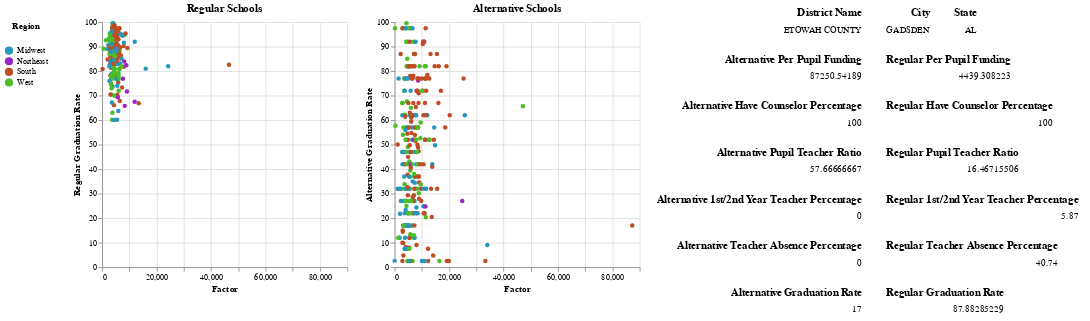

Write notebook code for a chart like this one.
### Code cell
# Filter by region and select a point
selection = alt.selection(type="multi", fields=["Region"])#, bind="legend")
selection1 = alt.selection(type='single')

#Dropdown for x axis
columns = ['Regular Per Pupil Funding', 'Regular Have Counselor Percentage', 'Regular Pupil Teacher Ratio', 'Regular First/Second Year Teacher Percentage', 'Regular Teacher Absence Percentage']
columnsalt = ['Alternative Per Pupil Funding', 'Alternative Have Counselor Percentage', 'Alternative Pupil Teacher Ratio', 'Alternative First/Second Year Teacher Percentage', 'Alternative Teacher Absence Percentage']
select_box = alt.binding_select(options=columns, name='Select a factor: ')
select_box_alt = alt.binding_select(options=columnsalt, name='Select a factor: ')
sel = alt.selection_single(fields=['Select a factor: '], bind=select_box, init={'Select a factor: ': 'Regular Per Pupil Funding'})
selalt = alt.selection_single(fields=['Select a factor: '], bind=select_box_alt, init={'Select a factor: ': 'Alternative Per Pupil Funding'})

# Regular Chart
chart1 = alt.Chart(sdata, title="Regular Schools").transform_fold(
    columns,
    as_=['Select a factor: ', 'Factor']
).transform_filter(
    sel 
).mark_circle().encode(
    x = "Factor:Q",
    y = "Regular Graduation Rate:Q",
    color=alt.Color('Region'),
    tooltip=["District Name", "State", "Regular Graduation Rate"],
    opacity=alt.condition(selection,alt.value(1),alt.value(.2))
).add_selection(
    selection
).add_selection(
    sel
).add_selection(
    selection1
).properties(
    width=300,
    height=300
)

# Alternative Chart
chart2 = alt.Chart(sdata, title="Alternative Schools").transform_fold(
    columnsalt,
    as_=['Select a factor: ', 'Factor']
).transform_filter(
    selalt
).mark_circle().encode(
    x = "Factor:Q",
    y = "Alternative Graduation Rate:Q",
    color=alt.Color('Region', legend=alt.Legend(
        orient='none',
        legendX=-120, legendY=0,
        titleAnchor='middle')),
    tooltip=["District Name", "State", "Alternative Graduation Rate"],
    opacity=alt.condition(selection,alt.value(1),alt.value(.2))
).add_selection(
    selection
).add_selection(
    selalt
).add_selection(
    selection1
).properties(
    width=300,
    height=300
)

# Base chart for data tables
ranked_text = alt.Chart(sdata).mark_text(align='right').encode(
    y=alt.Y('row_number:O',axis=None)
).transform_filter(
    selection1
).transform_window(
    row_number='row_number()'
).transform_filter(
    'datum.row_number < 2'
)

# Data Tables
District = ranked_text.encode(text='District Name:N').properties(title=alt.TitleParams(text='District Name', align='right'))
State = ranked_text.encode(text='State:N').properties(title=alt.TitleParams(text='State', align='right'))
City = ranked_text.encode(text='CITY:N').properties(title=alt.TitleParams(text='City', align='right'))
regFund = ranked_text.encode(text='Regular Per Pupil Funding:N').properties(title=alt.TitleParams(text='Regular Per Pupil Funding', align='right'))
altFund = ranked_text.encode(text='Alternative Per Pupil Funding:N').properties(title=alt.TitleParams(text='Alternative Per Pupil Funding', align='right'))
regCouc = ranked_text.encode(text='Regular Have Counselor Percentage:N').properties(title=alt.TitleParams(text='Regular Have Counselor Percentage', align='right'))
altCouc = ranked_text.encode(text='Alternative Have Counselor Percentage:N').properties(title=alt.TitleParams(text='Alternative Have Counselor Percentage', align='right'))
regPTR = ranked_text.encode(text='Regular Pupil Teacher Ratio:N').properties(title=alt.TitleParams(text='Regular Pupil Teacher Ratio', align='right'))
altPTR = ranked_text.encode(text='Alternative Pupil Teacher Ratio:N').properties(title=alt.TitleParams(text='Alternative Pupil Teacher Ratio', align='right'))
regFSY = ranked_text.encode(text='Regular First/Second Year Teacher Percentage:N').properties(title=alt.TitleParams(text='Regular 1st/2nd Year Teacher Percentage', align='right'))
altFSY = ranked_text.encode(text='Alternative First/Second Year Teacher Percentage:N').properties(title=alt.TitleParams(text='Alternative 1st/2nd Year Teacher Percentage', align='right'))
regAbs = ranked_text.encode(text='Regular Teacher Absence Percentage:N').properties(title=alt.TitleParams(text='Regular Teacher Absence Percentage', align='right'))
altAbs = ranked_text.encode(text='Alternative Teacher Absence Percentage:N').properties(title=alt.TitleParams(text='Alternative Teacher Absence Percentage', align='right'))
regGrad = ranked_text.encode(text='Regular Graduation Rate:N').properties(title=alt.TitleParams(text='Regular Graduation Rate', align='right'))
altGrad = ranked_text.encode(text='Alternative Graduation Rate:N').properties(title=alt.TitleParams(text='Alternative Graduation Rate', align='right'))

t1 = alt.hconcat(District, City, State) # Combine data tables
t2 = alt.hconcat(altFund, regFund)
t3 = alt.hconcat(altCouc, regCouc)
t4 = alt.hconcat(altPTR, regPTR)
t5 = alt.hconcat(altFSY, regFSY)
t6 = alt.hconcat(altAbs, regAbs)
t7 = alt.hconcat(altGrad, regGrad)
text = alt.vconcat(t1, t2, t3, t4, t5, t6, t7)

from IPython.display import HTML
display(HTML("""
<style>
.vega-bind {
  text-align:center;
}
.vega-bind ~ .vega-bind {
  text-align:left;
}
</style>
"""))

alt.hconcat(
    chart1,
    chart2, 
    text
).configure_view(strokeWidth=0
).configure_range(
    category=['#FFFFFF', '#2596be', '#9925be', '#be4d25', '#49be25']
)

### Figure 1 — Vega-Lite specification as saved in the notebook (floating-point values rounded to 4 significant figures; data arrays with more than 128 entries replaced by an {"elided": "..."} marker saying what was removed)
{"config": {"view": {"continuousWidth": 400, "continuousHeight": 300, "strokeWidth": 0}, "range": {"category": ["#FFFFFF", "#2596be", "#9925be", "#be4d25", "#49be25"]}}, "hconcat": [{"mark": "circle", "encoding": {"color": {"field": "Region", "type": "nominal"}, "opacity": {"condition": {"value": 1, "selection": "selector001"}, "value": 0.2}, "tooltip": [{"field": "District Name", "type": "nominal"}, {"field": "State", "type": "nominal"}, {"field": "Regular Graduation Rate", "type": "quantitative"}], "x": {"field": "Factor", "type": "quantitative"}, "y": {"field": "Regular Graduation Rate", "type": "quantitative"}}, "height": 300, "selection": {"selector001": {"type": "multi", "fields": ["Region"]}, "selector003": {"type": "single", "fields": ["Select a factor: "], "bind": {"input": "select", "options": ["Regular Per Pupil Funding", "Regular Have Counselor Percentage", "Regular Pupil Teacher Ratio", "Regular First/Second Year Teacher Percentage", "Regular Teacher Absence Percentage"], "name": "Select a factor: "}, "init": {"Select a factor: ": "Regular Per Pupil Funding"}}, "selector002": {"type": "single"}}, "title": "Regular Schools", "transform": [{"fold": ["Regular Per Pupil Funding", "Regular Have Counselor Percentage", "Regular Pupil Teacher Ratio", "Regular First/Second Year Teacher Percentage", "Regular Teacher Absence Percentage"], "as": ["Select a factor: ", "Factor"]}, {"filter": {"selection": "selector003"}}], "width": 300}, {"mark": "circle", "encoding": {"color": {"field": "Region", "legend": {"legendX": -120, "legendY": 0, "orient": "none", "titleAnchor": "middle"}, "type": "nominal"}, "opacity": {"condition": {"value": 1, "selection": "selector001"}, "value": 0.2}, "tooltip": [{"field": "District Name", "type": "nominal"}, {"field": "State", "type": "nominal"}, {"field": "Alternative Graduation Rate", "type": "quantitative"}], "x": {"field": "Factor", "type": "quantitative"}, "y": {"field": "Alternative Graduation Rate", "type": "quantitative"}}, "height": 300, "selection": {"selector001": {"type": "multi", "fields": ["Region"]}, "selector004": {"type": "single", "fields": ["Select a factor: "], "bind": {"input": "select", "options": ["Alternative Per Pupil Funding", "Alternative Have Counselor Percentage", "Alternative Pupil Teacher Ratio", "Alternative First/Second Year Teacher Percentage", "Alternative Teacher Absence Percentage"], "name": "Select a factor: "}, "init": {"Select a factor: ": "Alternative Per Pupil Funding"}}, "selector002": {"type": "single"}}, "title": "Alternative Schools", "transform": [{"fold": ["Alternative Per Pupil Funding", "Alternative Have Counselor Percentage", "Alternative Pupil Teacher Ratio", "Alternative First/Second Year Teacher Percentage", "Alternative Teacher Absence Percentage"], "as": ["Select a factor: ", "Factor"]}, {"filter": {"selection": "selector004"}}], "width": 300}, {"vconcat": [{"hconcat": [{"mark": {"type": "text", "align": "right"}, "encoding": {"text": {"field": "District Name", "type": "nominal"}, "y": {"axis": null, "field": "row_number", "type": "ordinal"}}, "title": {"text": "District Name", "align": "right"}, "transform": [{"filter": {"selection": "selector002"}}, {"window": [{"op": "row_number", "field": "", "as": "row_number"}]}, {"filter": "datum.row_number < 2"}]}, {"mark": {"type": "text", "align": "right"}, "encoding": {"text": {"field": "CITY", "type": "nominal"}, "y": {"axis": null, "field": "row_number", "type": "ordinal"}}, "title": {"text": "City", "align": "right"}, "transform": [{"filter": {"selection": "selector002"}}, {"window": [{"op": "row_number", "field": "", "as": "row_number"}]}, {"filter": "datum.row_number < 2"}]}, {"mark": {"type": "text", "align": "right"}, "encoding": {"text": {"field": "State", "type": "nominal"}, "y": {"axis": null, "field": "row_number", "type": "ordinal"}}, "title": {"text": "State", "align": "right"}, "transform": [{"filter": {"selection": "selector002"}}, {"window": [{"op": "row_number", "field": "", "as": "row_number"}]}, {"filter": "datum.row_number < 2"}]}]}, {"hconcat": [{"mark": {"type": "text", "align": "right"}, "encoding": {"text": {"field": "Alternative Per Pupil Funding", "type": "nominal"}, "y": {"axis": null, "field": "row_number", "type": "ordinal"}}, "title": {"text": "Alternative Per Pupil Funding", "align": "right"}, "transform": [{"filter": {"selection": "selector002"}}, {"window": [{"op": "row_number", "field": "", "as": "row_number"}]}, {"filter": "datum.row_number < 2"}]}, {"mark": {"type": "text", "align": "right"}, "encoding": {"text": {"field": "Regular Per Pupil Funding", "type": "nominal"}, "y": {"axis": null, "field": "row_number", "type": "ordinal"}}, "title": {"text": "Regular Per Pupil Funding", "align": "right"}, "transform": [{"filter": {"selection": "selector002"}}, {"window": [{"op": "row_number", "field": "", "as": "row_number"}]}, {"filter": "datum.row_number < 2"}]}]}, {"hconcat": [{"mark": {"type": "text", "align": "right"}, "encoding": {"text": {"field": "Alternative Have Counselor Percentage", "type": "nominal"}, "y": {"axis": null, "field": "row_number", "type": "ordinal"}}, "title": {"text": "Alternative Have Counselor Percentage", "align": "right"}, "transform": [{"filter": {"selection": "selector002"}}, {"window": [{"op": "row_number", "field": "", "as": "row_number"}]}, {"filter": "datum.row_number < 2"}]}, {"mark": {"type": "text", "align": "right"}, "encoding": {"text": {"field": "Regular Have Counselor Percentage", "type": "nominal"}, "y": {"axis": null, "field": "row_number", "type": "ordinal"}}, "title": {"text": "Regular Have Counselor Percentage", "align": "right"}, "transform": [{"filter": {"selection": "selector002"}}, {"window": [{"op": "row_number", "field": "", "as": "row_number"}]}, {"filter": "datum.row_number < 2"}]}]}, {"hconcat": [{"mark": {"type": "text", "align": "right"}, "encoding": {"text": {"field": "Alternative Pupil Teacher Ratio", "type": "nominal"}, "y": {"axis": null, "field": "row_number", "type": "ordinal"}}, "title": {"text": "Alternative Pupil Teacher Ratio", "align": "right"}, "transform": [{"filter": {"selection": "selector002"}}, {"window": [{"op": "row_number", "field": "", "as": "row_number"}]}, {"filter": "datum.row_number < 2"}]}, {"mark": {"type": "text", "align": "right"}, "encoding": {"text": {"field": "Regular Pupil Teacher Ratio", "type": "nominal"}, "y": {"axis": null, "field": "row_number", "type": "ordinal"}}, "title": {"text": "Regular Pupil Teacher Ratio", "align": "right"}, "transform": [{"filter": {"selection": "selector002"}}, {"window": [{"op": "row_number", "field": "", "as": "row_number"}]}, {"filter": "datum.row_number < 2"}]}]}, {"hconcat": [{"mark": {"type": "text", "align": "right"}, "encoding": {"text": {"field": "Alternative First/Second Year Teacher Percentage", "type": "nominal"}, "y": {"axis": null, "field": "row_number", "type": "ordinal"}}, "title": {"text": "Alternative 1st/2nd Year Teacher Percentage", "align": "right"}, "transform": [{"filter": {"selection": "selector002"}}, {"window": [{"op": "row_number", "field": "", "as": "row_number"}]}, {"filter": "datum.row_number < 2"}]}, {"mark": {"type": "text", "align": "right"}, "encoding": {"text": {"field": "Regular First/Second Year Teacher Percentage", "type": "nominal"}, "y": {"axis": null, "field": "row_number", "type": "ordinal"}}, "title": {"text": "Regular 1st/2nd Year Teacher Percentage", "align": "right"}, "transform": [{"filter": {"selection": "selector002"}}, {"window": [{"op": "row_number", "field": "", "as": "row_number"}]}, {"filter": "datum.row_number < 2"}]}]}, {"hconcat": [{"mark": {"type": "text", "align": "right"}, "encoding": {"text": {"field": "Alternative Teacher Absence Percentage", "type": "nominal"}, "y": {"axis": null, "field": "row_number", "type": "ordinal"}}, "title": {"text": "Alternative Teacher Absence Percentage", "align": "right"}, "transform": [{"filter": {"selection": "selector002"}}, {"window": [{"op": "row_number", "field": "", "as": "row_number"}]}, {"filter": "datum.row_number < 2"}]}, {"mark": {"type": "text", "align": "right"}, "encoding": {"text": {"field": "Regular Teacher Absence Percentage", "type": "nominal"}, "y": {"axis": null, "field": "row_number", "type": "ordinal"}}, "title": {"text": "Regular Teacher Absence Percentage", "align": "right"}, "transform": [{"filter": {"selection": "selector002"}}, {"window": [{"op": "row_number", "field": "", "as": "row_number"}]}, {"filter": "datum.row_number < 2"}]}]}, {"hconcat": [{"mark": {"type": "text", "align": "right"}, "encoding": {"text": {"field": "Alternative Graduation Rate", "type": "nominal"}, "y": {"axis": null, "field": "row_number", "type": "ordinal"}}, "title": {"text": "Alternative Graduation Rate", "align": "right"}, "transform": [{"filter": {"selection": "selector002"}}, {"window": [{"op": "row_number", "field": "", "as": "row_number"}]}, {"filter": "datum.row_number < 2"}]}, {"mark": {"type": "text", "align": "right"}, "encoding": {"text": {"field": "Regular Graduation Rate", "type": "nominal"}, "y": {"axis": null, "field": "row_number", "type": "ordinal"}}, "title": {"text": "Regular Graduation Rate", "align": "right"}, "transform": [{"filter": {"selection": "selector002"}}, {"window": [{"op": "row_number", "field": "", "as": "row_number"}]}, {"filter": "datum.row_number < 2"}]}]}]}], "data": {"name": "data-453f65baea22ec7f51ab51dab4e2dee7"}, "$schema": "https://vega.github.io/schema/vega-lite/v4.17.0.json", "datasets": {"data-453f65baea22ec7f51ab51dab4e2dee7": {"elided": "297 records"}}}
